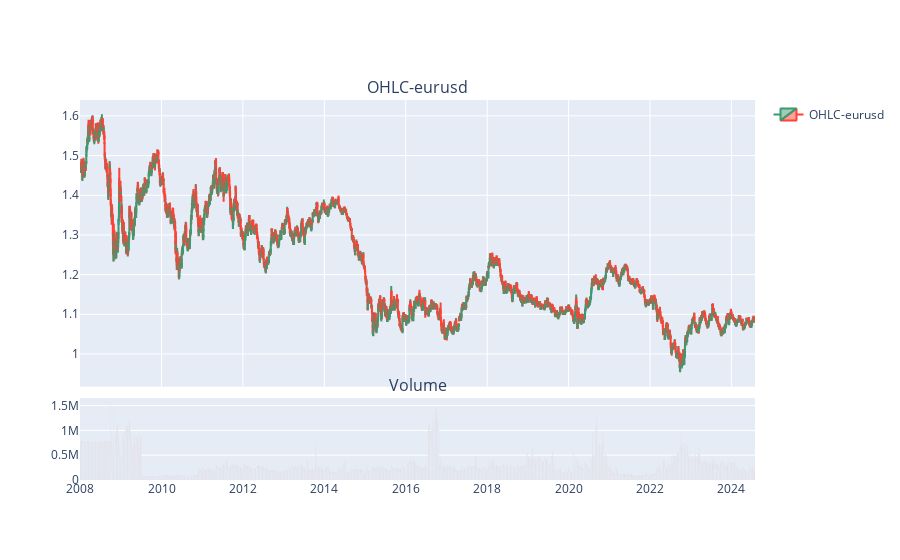

Source (notebook cell):
### Markdown cell above
### Plot the candlesticks

### Code cell
# Create subplots and mention plot grid size
fig = make_subplots(rows=2, cols=1, shared_xaxes=True,
                    vertical_spacing=0.03, subplot_titles=(f'OHLC-{INSTRUMENT}', 'Volume',),
                    row_width=[0.2, 0.7])

# Plot OHLC on 1st row
fig.add_trace(go.Candlestick(x=df.index, open=df["open"], high=df["high"], low=df["low"], close=df["close"], name=f'OHLC-{INSTRUMENT}'),row=1, col=1)

# Bar trace for volumes on 2nd row without legend
fig.add_trace(go.Bar(x=df.index, y=df['volume'], showlegend=False), row=2, col=1)

# Do not show OHLC's rangeslider plot
fig.update(layout_xaxis_rangeslider_visible=False)

### Figure 1 — Plotly figure (JSON) as saved in the notebook; plotly's stock layout.template omitted (floating-point values rounded to 4 significant figures; data arrays with more than 128 entries replaced by an {"elided": "..."} marker saying what was removed)
{"data": [{"close": {"elided": "5187 float values"}, "high": {"elided": "5187 float values"}, "low": {"elided": "5187 float values"}, "name": "OHLC-eurusd", "open": {"elided": "5187 float values"}, "type": "candlestick", "x": {"elided": "5187 str values"}, "xaxis": "x", "yaxis": "y"}, {"showlegend": false, "type": "bar", "x": {"elided": "5187 str values"}, "xaxis": "x2", "y": {"elided": "5187 float values"}, "yaxis": "y2"}], "layout": {"annotations": [{"font": {"size": 16}, "showarrow": false, "text": "OHLC-eurusd", "x": 0.5, "xanchor": "center", "xref": "paper", "y": 1, "yanchor": "bottom", "yref": "paper"}, {"font": {"size": 16}, "showarrow": false, "text": "Volume", "x": 0.5, "xanchor": "center", "xref": "paper", "y": 0.2156, "yanchor": "bottom", "yref": "paper"}], "autosize": true, "xaxis": {"anchor": "y", "autorange": true, "domain": [0, 1], "matches": "x2", "range": ["2007-12-31 12:00", "2024-07-30 12:00"], "rangeslider": {"visible": false, "yaxis": {}}, "showticklabels": false, "type": "date"}, "xaxis2": {"anchor": "y2", "autorange": true, "domain": [0, 1], "range": ["2007-12-31 12:00", "2024-07-30 12:00"], "type": "date"}, "yaxis": {"anchor": "x", "autorange": true, "domain": [0.2456, 1], "range": [0.9175, 1.64]}, "yaxis2": {"anchor": "x2", "autorange": true, "domain": [0, 0.2156], "range": [0, 1651080], "type": "linear"}}}
